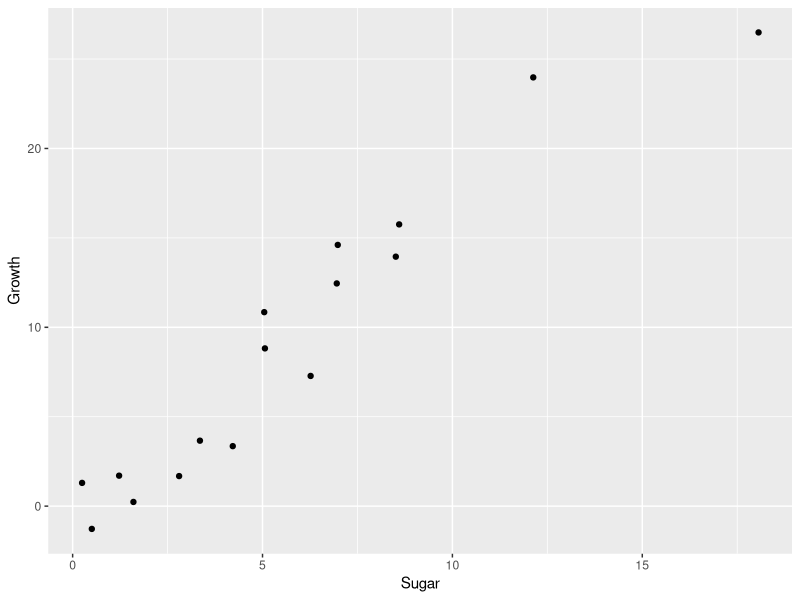
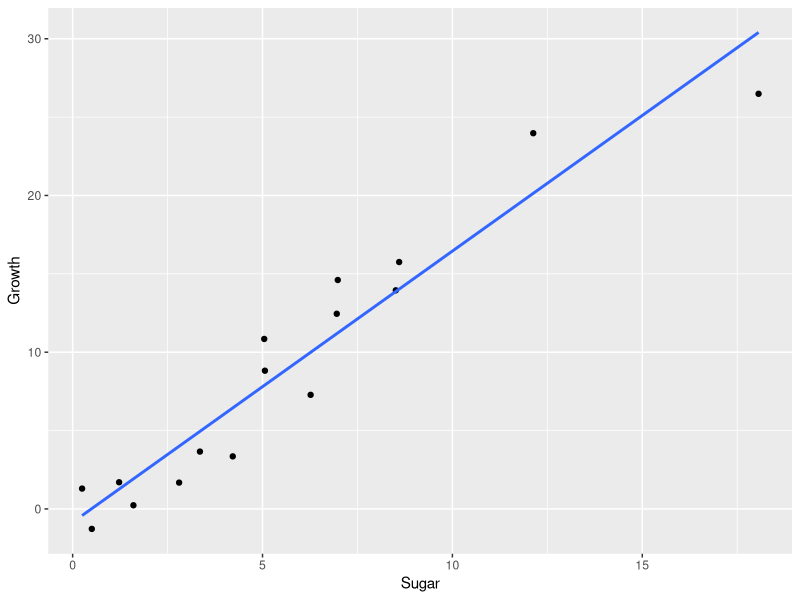

Generate these figures, in order, with R:
## ---- chunk 1
knitr::opts_chunk$set(echo = TRUE)
library(ggplot2)
library(knitr)
## ---- chunk 2
results <- read.csv('sugar.csv', header = TRUE, sep = ",")
## ---- chunk 3
summary(results)
## ---- chunk 4
d = ggplot(data=results,aes(x=sugar,y=growth))
d+geom_point() + coord_cartesian()+ xlab("Sugar")+ylab("Growth")
## ---- chunk 5
e = ggplot(data=results,aes(x=sugar,y=growth))
e+geom_point() + geom_smooth(method=lm,se=FALSE) + coord_cartesian()+ xlab("Sugar")+ylab("Growth")
